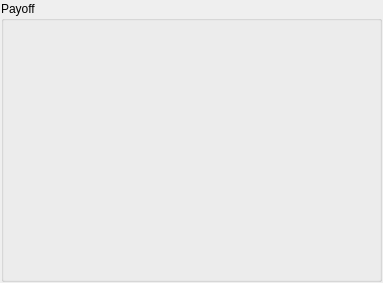
<?xml version="1.0" encoding="UTF-8"?>
<ui version="4.0">
 <class>GMonteCarloLogNormalPricerWidget</class>
 <widget class="QWidget" name="GMonteCarloLogNormalPricerWidget">
  <property name="geometry">
   <rect>
    <x>0</x>
    <y>0</y>
    <width>383</width>
    <height>283</height>
   </rect>
  </property>
  <property name="windowTitle">
   <string>GMonteCarloLogNormalPricerWidget</string>
  </property>
  <layout class="QVBoxLayout" name="pVlay">
   <property name="spacing">
    <number>1</number>
   </property>
   <property name="margin">
    <number>1</number>
   </property>
   <item>
    <widget class="QGroupBox" name="groupBox">
     <property name="title">
      <string>Payoff</string>
     </property>
     <layout class="QVBoxLayout" name="pPayLay">
      <property name="spacing">
       <number>1</number>
      </property>
      <property name="margin">
       <number>1</number>
      </property>
      <item>
       <widget class="QStackedWidget" name="pPayOffStackWidget">
        <property name="currentIndex">
         <number>0</number>
        </property>
        <widget class="QWidget" name="page">
         <layout class="QFormLayout" name="pFormStrike1">
          <property name="fieldGrowthPolicy">
           <enum>QFormLayout::AllNonFixedFieldsGrow</enum>
          </property>
          <property name="horizontalSpacing">
           <number>1</number>
          </property>
          <property name="verticalSpacing">
           <number>1</number>
          </property>
          <property name="margin">
           <number>1</number>
          </property>
         </layout>
        </widget>
        <widget class="QWidget" name="page_2">
         <layout class="QFormLayout" name="pFormStrike2">
          <property name="fieldGrowthPolicy">
           <enum>QFormLayout::AllNonFixedFieldsGrow</enum>
          </property>
          <property name="horizontalSpacing">
           <number>1</number>
          </property>
          <property name="verticalSpacing">
           <number>1</number>
          </property>
          <property name="margin">
           <number>1</number>
          </property>
         </layout>
        </widget>
        <widget class="QWidget" name="page_3">
         <layout class="QVBoxLayout" name="pLayoutEquation">
          <property name="spacing">
           <number>1</number>
          </property>
          <property name="margin">
           <number>1</number>
          </property>
         </layout>
        </widget>
       </widget>
      </item>
     </layout>
    </widget>
   </item>
   <item>
    <layout class="QFormLayout" name="pFLay">
     <property name="fieldGrowthPolicy">
      <enum>QFormLayout::AllNonFixedFieldsGrow</enum>
     </property>
     <property name="horizontalSpacing">
      <number>1</number>
     </property>
     <property name="verticalSpacing">
      <number>1</number>
     </property>
    </layout>
   </item>
  </layout>
 </widget>
 <layoutdefault spacing="6" margin="11"/>
 <resources/>
 <connections/>
</ui>
